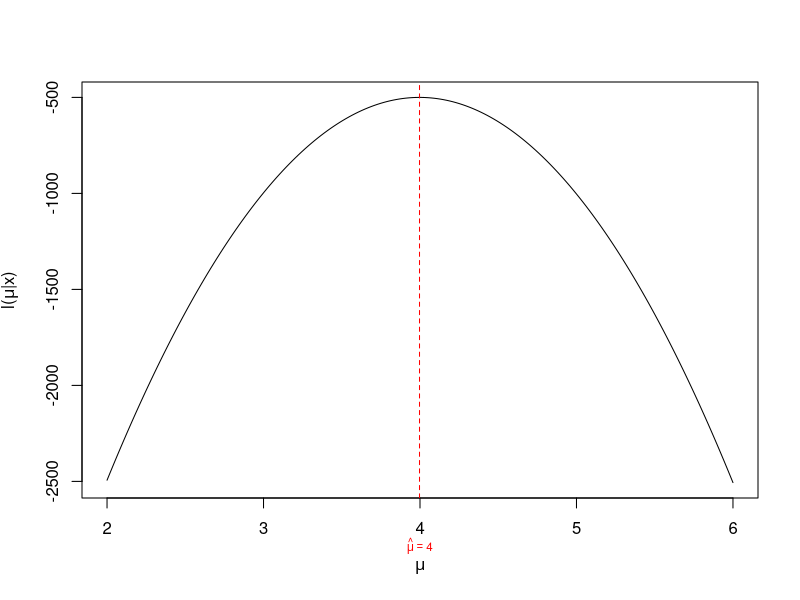
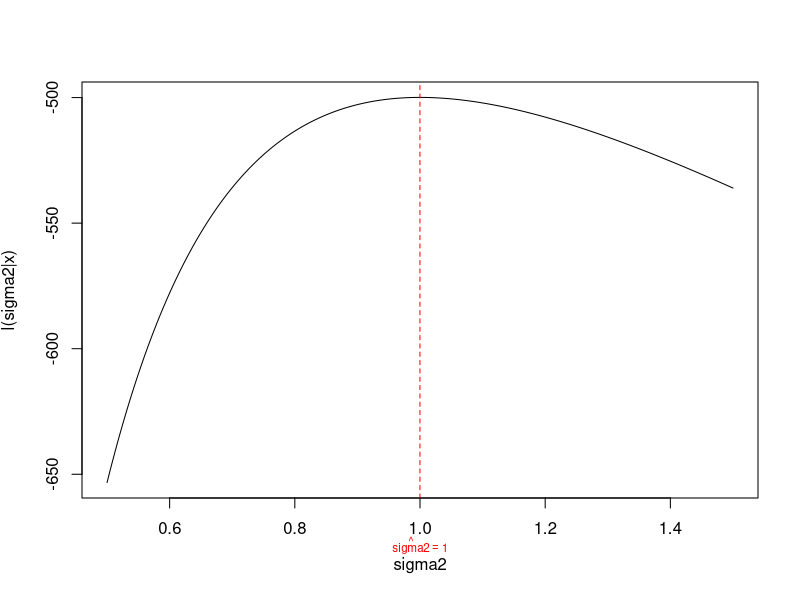
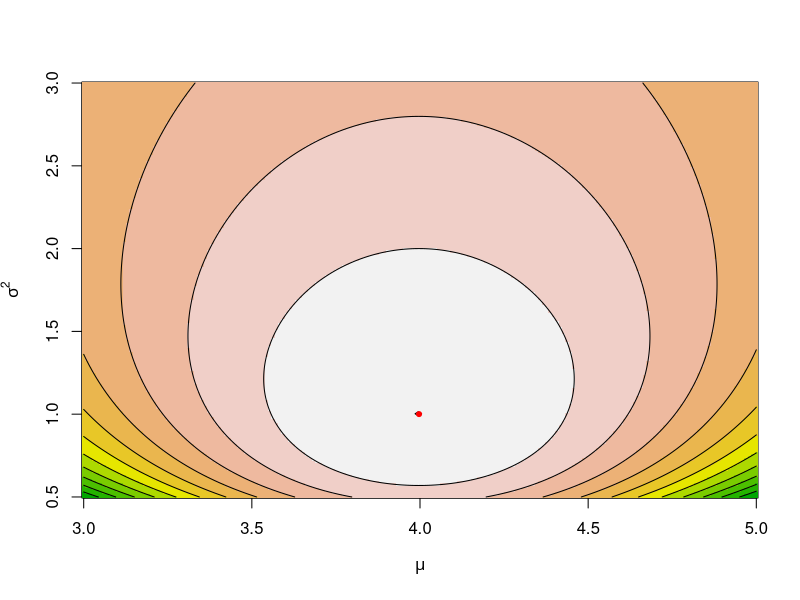

The R script that drew these images, in order:
setwd("/home/martingregorik/FI/mv013_2020/sem09")

# task02
# subtask 1
mu <- 4
sigma <- 1
n <- 1000

set.seed(13)
X <- rnorm(n, mu, sigma)
hat_mu <- sum(X) / length(X)

norm.variance <- function(mu, X) {
  n <- length(X)
  sigma2 <- sum((X - mu) ^ 2) / n
  return (sigma2)
}

hat_sigma2 <- norm.variance(mu, X)

# subtask 2
# one value of mu, sigma2(scalar and scalar), data is vector
norm.log.likelihood <- function(mu, sigma2, data) {
  n <- length(data)
  like <- (-n * log(sigma2) / 2) - (1 / (2 * sigma2))*sum((data - mu) ^ 2)
  return(like)
}

# fix sigma2 = 1
mu.est <- optimize(f = norm.log.likelihood, interval = c(2, 6), maximum = T, sigma2 = 1, data = X)$maximum
mu.seq <- seq(from = 2, to = 6, length = 200)
l.mu <- apply(X = as.matrix(mu.seq), MARGIN = 1, FUN = norm.log.likelihood, sigma2 = 1, data = X)
plot(mu.seq, l.mu, type = 'l', xlab = bquote(mu), ylab = bquote(paste('l(', mu, '|x)')))
abline(v = mu.est, col = 'red', lty = 2)
mtext(bquote(hat(mu) == .(round(mu.est, 2))), side = 1, line = 2, at = mu.est, cex = 0.7, col = 'red')

# subtask 3
# fix mu = 4
sigma2.est <- optimize(f = norm.log.likelihood, interval = c(0.5, 1.5), maximum = T, mu = 4, data = X)$maximum
sigma2.seq <- seq(from = 0.5, to = 1.5, length = 500)
l.sigma2 <- apply(X = as.matrix(sigma2.seq), MARGIN = 1, FUN = norm.log.likelihood, mu = 4, data = X)
plot(sigma2.seq, l.sigma2, type = 'l', xlab = bquote(sigma2), ylab = bquote(paste('l(', sigma2, '|x)')))
abline(v = sigma2.est, col = 'red', lty = 2)
mtext(bquote(hat(sigma2) == .(round(sigma2.est, 2))), side = 1, line = 2, at = sigma2.est, cex = 0.7, col = 'red')

# subtask 4
norm.log.likelihood2 <- function(theta, data) {
  norm.log.likelihood(theta[1], theta[2], data)
}

par.est <- optim(par = c(6, 0.5), fn = norm.log.likelihood2, control = list(fnscale = -1), data = X)$par
xx <- seq(from = 3, to = 5, length = 200)
yy <- seq(from = 0.5, to = 3, length = 200)
Z <- expand.grid(xx, yy)
zz <- apply(X = as.matrix(Z), MARGIN = 1, FUN = norm.log.likelihood2, data = X)
zz <- matrix(zz, nrow = 200, ncol = 200)
image(xx, yy, zz, col = terrain.colors(12), xlab = bquote(mu), ylab = bquote(sigma ^ 2))
contour(xx, yy, zz, levels = seq(min(zz), max(zz), length = 13), add = T, drawlabels = F)
points(par.est[1], par.est[2], col = 'red', pch = 20)

# subtask 5
norm.prof.log.likelihood <- function(mu, X) {
  sigma2 <- norm.variance(mu, X)
  like <- norm.log.likelihood(mu, sigma2, X)
  return (like)
}
mu.prof.est <- optimize(f = norm.prof.log.likelihood, interval = c(2, 6), maximum = T, X = X)$maximum
sigma2.prof.est <- norm.variance(mu.prof.est, X)
